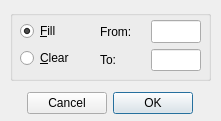
<ui version="4.0" >
 <author>Matt Walker</author>
 <comment></comment>
 <exportmacro></exportmacro>
 <class>PatternFillDialog_UI</class>
 <widget class="QDialog" name="PatternFillDialog_UI" >
  <property name="geometry" >
   <rect>
    <x>0</x>
    <y>0</y>
    <width>221</width>
    <height>121</height>
   </rect>
  </property>
  <property name="sizePolicy" >
   <sizepolicy>
    <hsizetype>5</hsizetype>
    <vsizetype>5</vsizetype>
    <horstretch>0</horstretch>
    <verstretch>0</verstretch>
   </sizepolicy>
  </property>
  <property name="windowTitle" >
   <string>Form 1</string>
  </property>
  <property name="modal" >
   <bool>true</bool>
  </property>
  <widget class="QGroupBox" name="groupBox" >
   <property name="geometry" >
    <rect>
     <x>10</x>
     <y>10</y>
     <width>201</width>
     <height>71</height>
    </rect>
   </property>
   <property name="title" >
    <string/>
   </property>
   <widget class="QWidget" name="layoutWidget" >
    <property name="geometry" >
     <rect>
      <x>10</x>
      <y>10</y>
      <width>71</width>
      <height>51</height>
     </rect>
    </property>
    <layout class="QGridLayout" >
     <property name="margin" >
      <number>0</number>
     </property>
     <property name="spacing" >
      <number>6</number>
     </property>
     <item row="0" column="0" >
      <widget class="QRadioButton" name="fillRB" >
       <property name="toolTip" >
        <string/>
       </property>
       <property name="text" >
        <string>&amp;Fill</string>
       </property>
       <property name="shortcut" >
        <string>Alt+F</string>
       </property>
       <property name="checked" >
        <bool>true</bool>
       </property>
      </widget>
     </item>
     <item row="1" column="0" >
      <widget class="QRadioButton" name="clearRB" >
       <property name="text" >
        <string>&amp;Clear</string>
       </property>
       <property name="shortcut" >
        <string>Alt+C</string>
       </property>
      </widget>
     </item>
    </layout>
   </widget>
   <widget class="QWidget" name="layoutWidget" >
    <property name="geometry" >
     <rect>
      <x>90</x>
      <y>10</y>
      <width>101</width>
      <height>51</height>
     </rect>
    </property>
    <layout class="QGridLayout" >
     <property name="margin" >
      <number>0</number>
     </property>
     <property name="spacing" >
      <number>6</number>
     </property>
     <item row="0" column="0" >
      <widget class="QLabel" name="textLabel1" >
       <property name="text" >
        <string>From:</string>
       </property>
      </widget>
     </item>
     <item row="0" column="1" >
      <widget class="QLineEdit" name="fromText" >
       <property name="maximumSize" >
        <size>
         <width>50</width>
         <height>32767</height>
        </size>
       </property>
       <property name="text" >
        <string/>
       </property>
      </widget>
     </item>
     <item row="1" column="0" >
      <widget class="QLabel" name="textLabel2" >
       <property name="text" >
        <string>To:</string>
       </property>
      </widget>
     </item>
     <item row="1" column="1" >
      <widget class="QLineEdit" name="toText" >
       <property name="maximumSize" >
        <size>
         <width>50</width>
         <height>32767</height>
        </size>
       </property>
      </widget>
     </item>
    </layout>
   </widget>
  </widget>
  <widget class="QWidget" name="layout1" >
   <property name="geometry" >
    <rect>
     <x>10</x>
     <y>90</y>
     <width>201</width>
     <height>27</height>
    </rect>
   </property>
   <layout class="QHBoxLayout" >
    <property name="margin" >
     <number>0</number>
    </property>
    <property name="spacing" >
     <number>6</number>
    </property>
    <item>
     <spacer>
      <property name="orientation" >
       <enum>Qt::Horizontal</enum>
      </property>
      <property name="sizeType" >
       <enum>QSizePolicy::Expanding</enum>
      </property>
      <property name="sizeHint" >
       <size>
        <width>36</width>
        <height>11</height>
       </size>
      </property>
     </spacer>
    </item>
    <item>
     <widget class="QPushButton" name="cancelBtn" >
      <property name="text" >
       <string>Cancel</string>
      </property>
     </widget>
    </item>
    <item>
     <widget class="QPushButton" name="okBtn" >
      <property name="text" >
       <string>OK</string>
      </property>
      <property name="default" >
       <bool>true</bool>
      </property>
     </widget>
    </item>
    <item>
     <spacer>
      <property name="orientation" >
       <enum>Qt::Horizontal</enum>
      </property>
      <property name="sizeType" >
       <enum>QSizePolicy::Expanding</enum>
      </property>
      <property name="sizeHint" >
       <size>
        <width>36</width>
        <height>11</height>
       </size>
      </property>
     </spacer>
    </item>
   </layout>
  </widget>
 </widget>
 <layoutdefault spacing="0" margin="0" />
 <pixmapfunction></pixmapfunction>
 <tabstops>
  <tabstop>fillRB</tabstop>
  <tabstop>fromText</tabstop>
  <tabstop>toText</tabstop>
  <tabstop>cancelBtn</tabstop>
  <tabstop>okBtn</tabstop>
 </tabstops>
 <includes/>
 <resources/>
 <connections/>
</ui>
